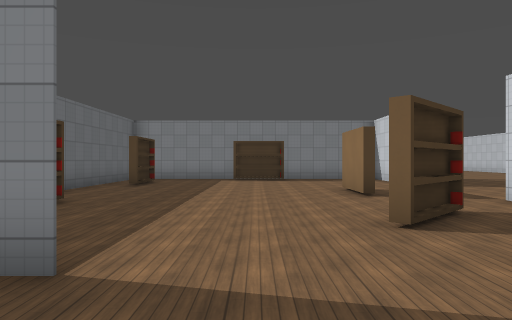
view 1 (above)

24 first-person views from a walk through a 3-D level made in the Godot game engine. The camera is 1.5 m above the floor, looks level and sees 70° across. The floor is counted in squares, 2 m on a side. Each view is taken from the middle of a square. On the plan, view 1 faces up. The plan holds only what a view shows up to about 11 squares ahead; the rest is blank. The place goes on beyond the plan. Some surface patterns are stand-ins.

view 2
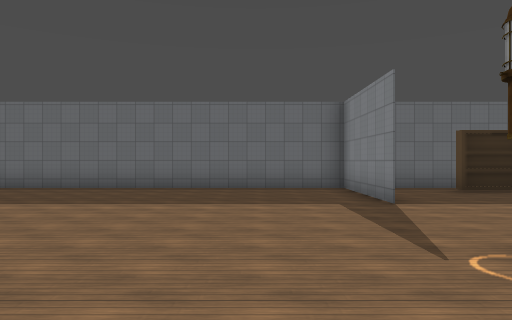

view 3
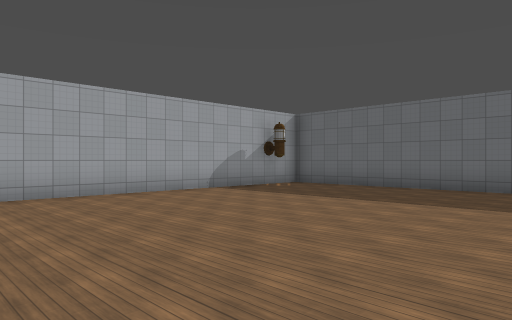

view 4
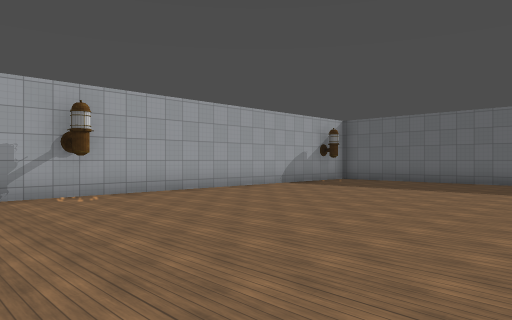

view 5
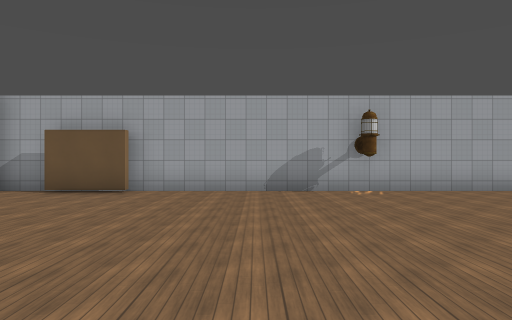

view 6
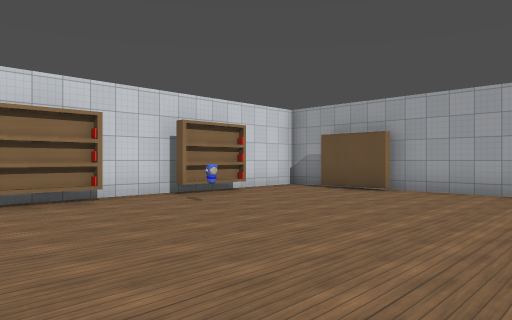

view 7
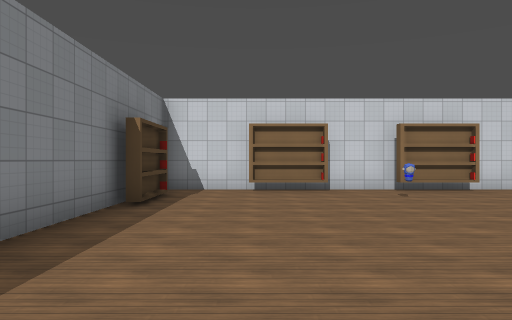

view 8
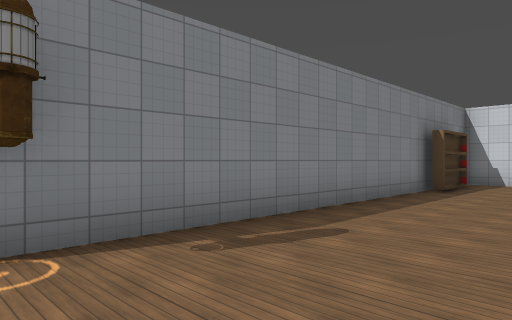

view 9
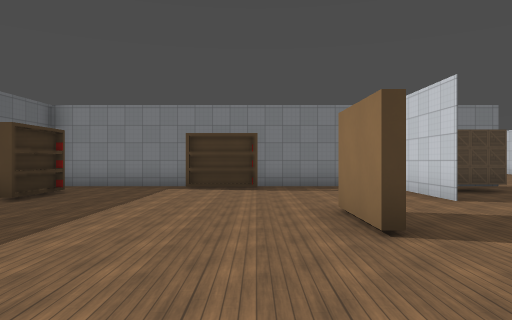

view 10
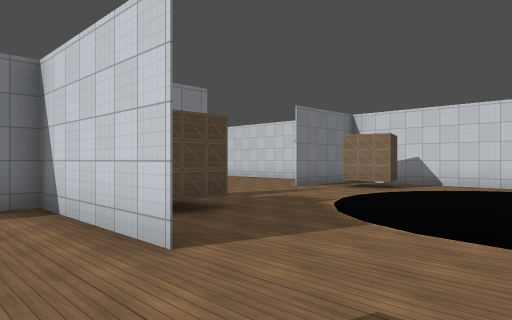

view 11
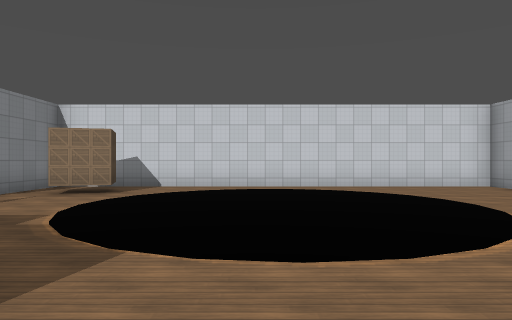

view 12
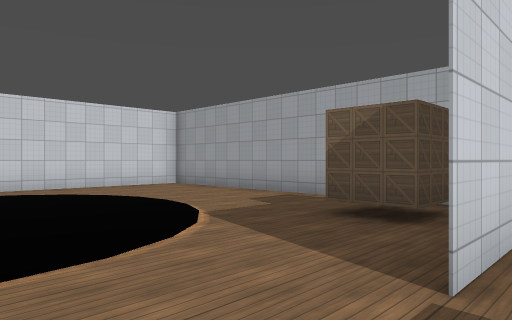

view 13
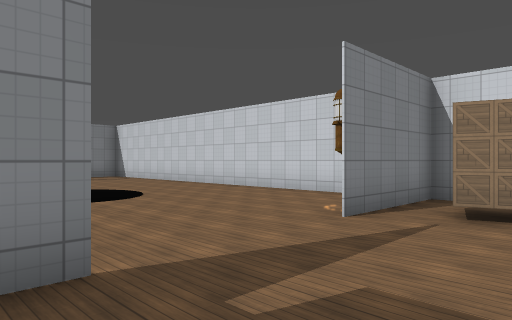

view 14
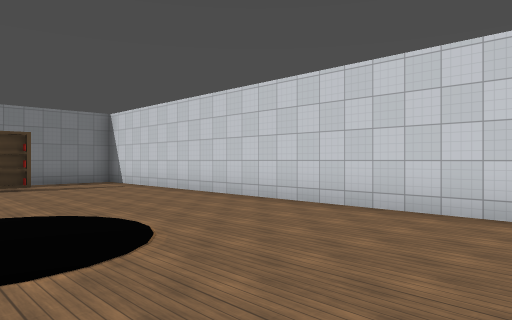

view 15
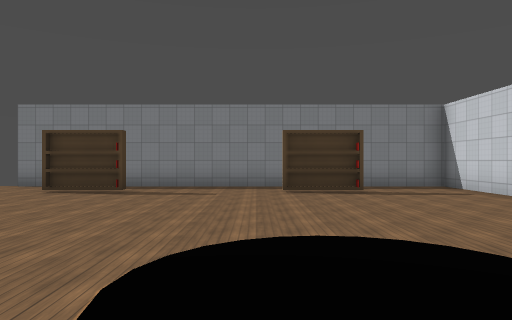

view 16
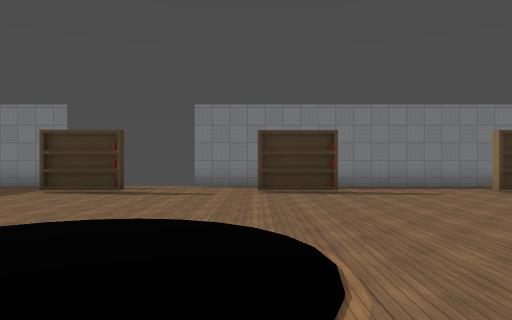

view 17
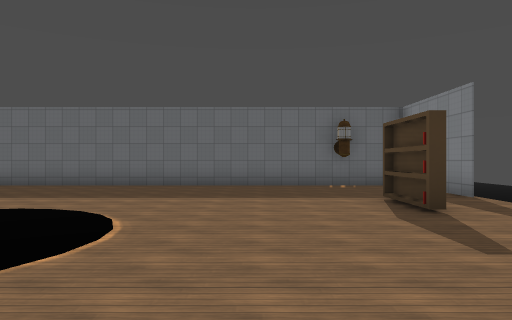

view 18
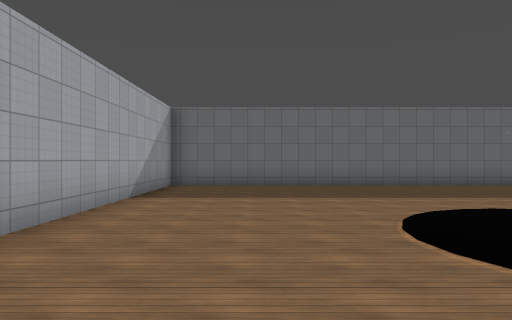

view 19
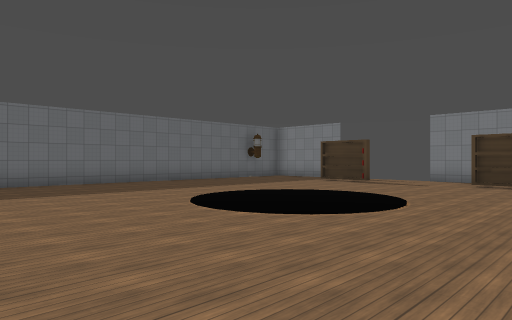

view 20
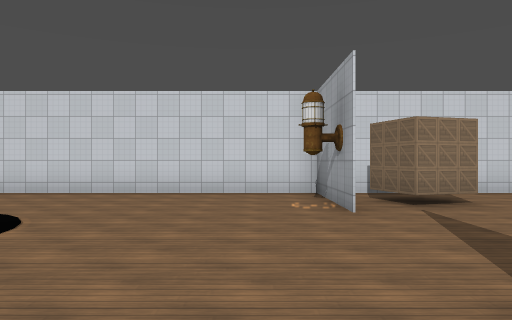

view 21
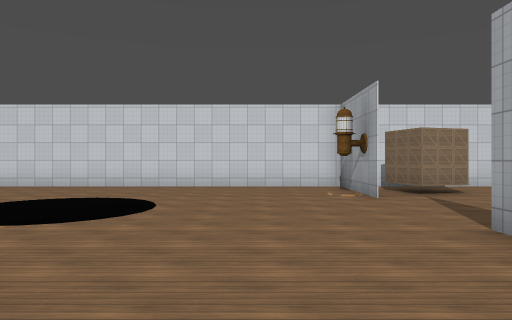

view 22
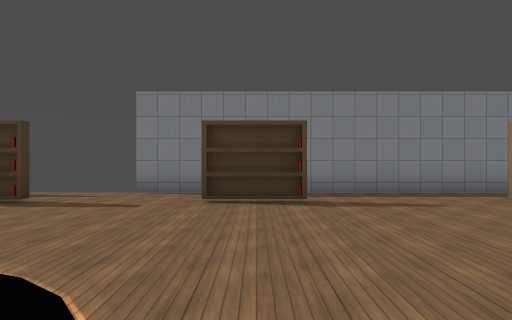

view 23
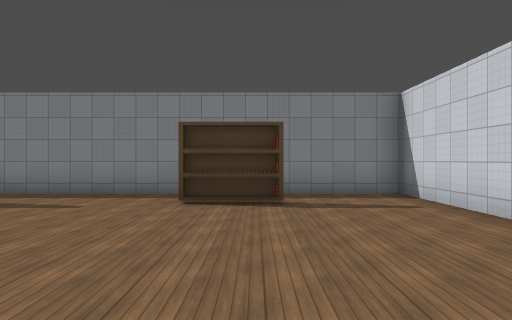

view 24
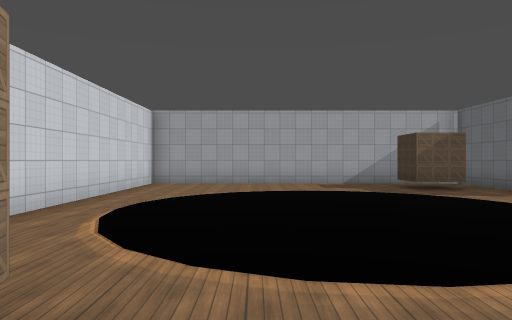

### Floor plan
Points are (right, up) in squares from view 1. A wall is a line through its corners. A room is listed if a view was taken in it or the views show most of it. See-through windows are left out.
Room 1 (views 1, 2, 3, 4, 5, 6, 7, 8)
walls: (10.5, 2.4) (2.5, 2.4); (-1.3, 2.4) (-4.5, 2.4); (-2.8, -7.9) (11.1, -7.9); (14.3, -3.5) (14.3, -1.8); (13.1, -7.9) (14.2, -7.9); (14.3, 1) (14.3, 2.5); (14.3, -7.2) (14.3, -5.6); (-4.8, 1.5) (-4.8, -6.9)
ways out: opening at (0, 2) to room 2
objects: shelf (11, 2) to (13, 2); shelf (12, -8); other object (12, -3); shelf (14, -5) to (14, -4); shelf (14, -1) to (14, 0)
Room 2 (views 9, 10, 11, 12, 13, 14, 15, 16, 17, 18, 19, 20, 21, 22, 23, 24)
walls: (7.5, 14.5) (8, 14.5); (8, 14.4) (7.4, 14.4); (1.5, 14.5) (2.5, 14.5); (4.7, 10.6) (4.7, 14.4) (1.4, 14.4); (-1, 14.4) (-4.5, 14.4); (11.2, 14.5) (14.4, 14.5); (14.4, 14.4) (11.1, 14.4); (-4.5, 14.5) (-0.4, 14.5); (4.7, 5.2) (4.7, 6.9); (4.7, 5) (4.7, 3); (-4.8, 10.5) (-4.8, 9.1); (-1.3, 28.3) (-3.3, 28.3); (8.4, 2.4) (10.5, 2.4); (-4.8, 4.5) (-4.8, 3.8); (-4.8, 27.8) (-4.8, 14.5); (13.4, 2.4) (14.4, 2.4); (14.3, 2.5) (14.3, 28.3) (2.2, 28.3)
ways out: opening at (0, 2) to room 1
objects: shelf (-4, 5) to (-4, 6); shelf (-4, 11) to (-4, 12); shelf (-1, 26) to (1, 27); shelf (0, 14) to (1, 14); shelf (2, 4) to (3, 5); shelf (2, 8) to (2, 9); shelf (4, 27) to (6, 27); box (6, 4) to (7, 4); box (6, 13) to (6, 14); shelf (10, 27) to (11, 27); box (12, 13) to (13, 13)

Where each view was taken, in squares from view 1:
view 1: 0 up, 0 right, facing up
view 2: 0 up, 5 right, facing left
view 3: 0 up, 5 right, facing down-left
view 4: 0 up, 8 right, facing down-left
view 5: 1 up, 8 right, facing down
view 6: 1 up, 7 right, facing down-right
view 7: 0 up, 5 right, facing right
view 8: 1 down, 2 right, facing up-right
view 9: 4 up, 1 right, facing up
view 10: 8 up, 3 right, facing up-right
view 11: 9 up, 4 right, facing right
view 12: 9 up, 4 right, facing down-right
view 13: 12 up, 7 right, facing up-right
view 14: 16 up, 9 right, facing up-right
view 15: 18 up, 9 right, facing up
view 16: 18 up, 4 right, facing up
view 17: 24 up, 6 right, facing left
view 18: 17 up, 6 right, facing left
view 19: 15 up, 7 right, facing up-left
view 20: 16 up, 6 right, facing right
view 21: 17 up, 4 right, facing right
view 22: 20 up, 5 right, facing up
view 23: 20 up, 11 right, facing up
view 24: 14 up, 11 right, facing down
